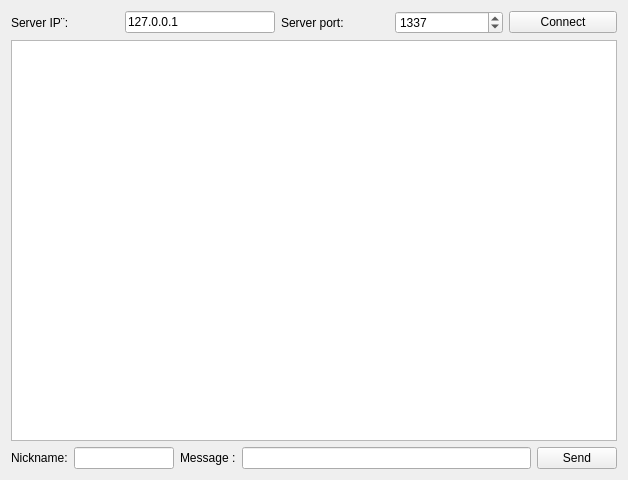
<?xml version="1.0" encoding="UTF-8"?>
<ui version="4.0">
 <class>Client</class>
 <widget class="QWidget" name="Client">
  <property name="geometry">
   <rect>
    <x>0</x>
    <y>0</y>
    <width>628</width>
    <height>480</height>
   </rect>
  </property>
  <property name="windowTitle">
   <string>ChatClient</string>
  </property>
  <layout class="QVBoxLayout" name="verticalLayout_2">
   <item>
    <layout class="QHBoxLayout" name="horizontalLayout">
     <item>
      <widget class="QLabel" name="label">
       <property name="text">
        <string>Server IP¨:</string>
       </property>
      </widget>
     </item>
     <item>
      <widget class="QLineEdit" name="serverIP">
       <property name="maximumSize">
        <size>
         <width>150</width>
         <height>16777215</height>
        </size>
       </property>
       <property name="text">
        <string>127.0.0.1</string>
       </property>
      </widget>
     </item>
     <item>
      <widget class="QLabel" name="label_2">
       <property name="text">
        <string>Server port:</string>
       </property>
      </widget>
     </item>
     <item>
      <widget class="QSpinBox" name="serverPort">
       <property name="minimumSize">
        <size>
         <width>60</width>
         <height>0</height>
        </size>
       </property>
       <property name="minimum">
        <number>1024</number>
       </property>
       <property name="maximum">
        <number>65535</number>
       </property>
       <property name="value">
        <number>1337</number>
       </property>
      </widget>
     </item>
     <item>
      <widget class="QPushButton" name="connectButton">
       <property name="text">
        <string>Connect</string>
       </property>
      </widget>
     </item>
    </layout>
   </item>
   <item>
    <widget class="QTextEdit" name="messagesList">
     <property name="readOnly">
      <bool>true</bool>
     </property>
    </widget>
   </item>
   <item>
    <layout class="QHBoxLayout" name="horizontalLayout_2">
     <item>
      <widget class="QLabel" name="label_3">
       <property name="text">
        <string>Nickname:</string>
       </property>
      </widget>
     </item>
     <item>
      <widget class="QLineEdit" name="nickname">
       <property name="maximumSize">
        <size>
         <width>100</width>
         <height>16777215</height>
        </size>
       </property>
      </widget>
     </item>
     <item>
      <widget class="QLabel" name="label_4">
       <property name="text">
        <string>Message :</string>
       </property>
      </widget>
     </item>
     <item>
      <widget class="QLineEdit" name="message"/>
     </item>
     <item>
      <widget class="QPushButton" name="sendButton">
       <property name="text">
        <string>Send</string>
       </property>
       <property name="icon">
        <iconset>
         <normaloff>chat.png</normaloff>chat.png</iconset>
       </property>
      </widget>
     </item>
    </layout>
   </item>
  </layout>
 </widget>
 <resources/>
 <connections/>
</ui>
